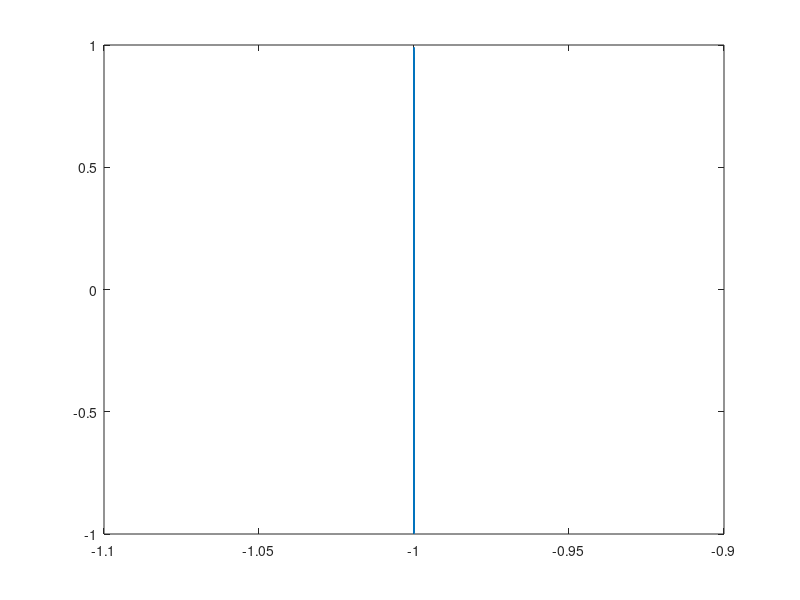

MATLAB code for this plot: (Note: this script raises an error after producing the figure.)
clear;clc;
a = 5.0;
y = zeros(1, 101);

for m = 1:1001
    b = -1 + 0.002 * (m - 1);

    x = zeros(1, 401);
    for n=1:400
        x(n + 1) = b * (exp(-a * x(n) ^ 2) - x(n) ^ 2);
    end


    y = x(end - 100 : end);

    H = plot(b * ones(1, 101), y);
    H.Marker = "pentagram";
    H.MarkerSize = 3;
    H.LineStyle = "none";

    hold on;
end


% hold off